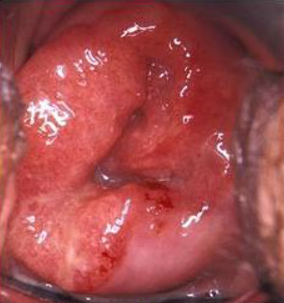
%> input picture Automatic_detection_and_Inpainting_of_specular_reflections_Othmane_2011/imgs/fig10_b.bmp, 284 x 303 px
$ octave main.m   (GNU Octave 9; MATLAB toolbox functions it lacks are replaced by stand-ins)
%> lines starting %> are read from the running program, lines starting %| are printed output that depends on the picture; in (x1, y1, x2, y2) boxes, pixels count from 0 and x2, y2 are one past the last pixel; in counts of white or black regions, pixels touching at a corner belong together; the program's own positions count from 1
%> further down, img is the input picture: size 303x284x3 uint8; mean R, G, B 159.9, 73.9, 75
### Automatic_detection_and_Inpainting_of_specular_reflections_Othmane_2011/SpecularDetectionMeslouhi2011.m
function [specular_mask] = SpecularDetectionMeslouhi2011(img)

    % Step 1 Imange Enhancement
    enhanced = ReflectionEnhance(im2double(img));
%     enhanced = im2uint8(enhanced);
%     imshow([img enhanced]);

    % Step 2 Convertion to CIE-XYZ and then getting the lunminace(Y)
    enhanced_xyz = rgb2xyz(enhanced);
    Y = enhanced_xyz(:,:,2);

    % Step 3 Getting chromatic luminance(y)
    y = enhanced_xyz(:,:,2)./(enhanced_xyz(:,:,1) + enhanced_xyz(:,:,2) + enhanced_xyz(:,:,3));

    % Step 3 Getting Mask
    specular_mask = Y >= y;
    %dilated_mask = imdilate(specular_mask, strel("diamond", 1));
end

function [enhanced] = ReflectionEnhance(img)
    min_rgb = min(img, [], [3]);
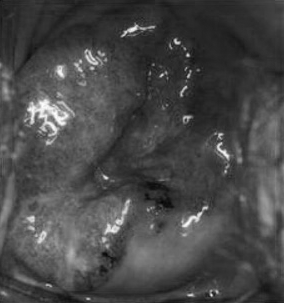
%> min_rgb: size 303x284 double; min 0.0118, max 0.996, mean 0.283
    max_rgb = max(img, [], [3]);
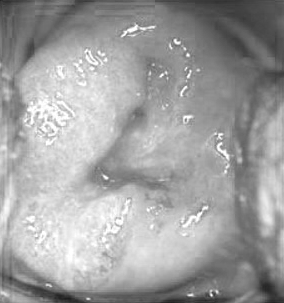
%> max_rgb: size 303x284 double; min 0.114, max 1, mean 0.627
    s = min_rgb ./ max_rgb;
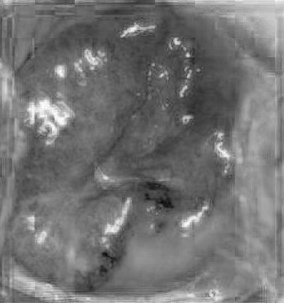
%> s: size 303x284 double; min 0.0222, max 1, mean 0.453
    enhanced = s.*img;
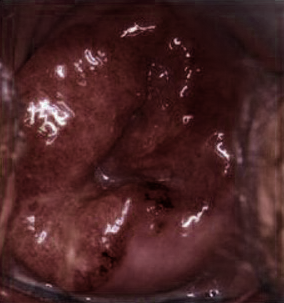
%> enhanced: size 303x284x3 double; mean R, G, B 0.283, 0.141, 0.143
end

### Automatic_detection_and_Inpainting_of_specular_reflections_Othmane_2011/main.m
clc;
clear all;
close all;
dbstop if error

addpath ./lib

%% Detection
img_path = 'imgs/fig10_b.bmp';
%img_path = 'imgs/image-0001615.png';
img = imread(img_path);
specular_mask = SpecularDetectionMeslouhi2011(img);
%> in SpecularDetectionMeslouhi2011, `enhanced_xyz = rgb2xyz(enhanced);`: enhanced_xyz: size 303x284x3 double; mean of channels 1, 2, 3 0.0481, 0.0385, 0.0316
%> in SpecularDetectionMeslouhi2011, `y = enhanced_xyz(:,:,2)./(enhanced_xyz(:,:,1) + enhanced_xyz(:,:,2) + ..`:
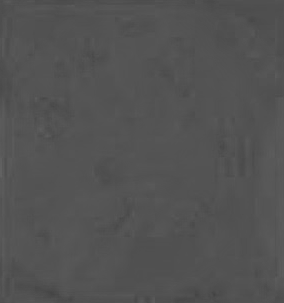
%> y: size 303x284 double; min 0.26, max 0.387, mean 0.327
%> in SpecularDetectionMeslouhi2011, `specular_mask = Y >= y;`:
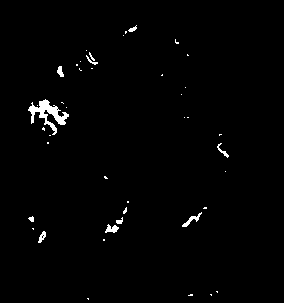
%> specular_mask: size 303x284 logical; 1.2% white; 43 white regions (33 under 20 px), largest, box (x1, y1, x2, y2) and area: (28, 99, 69, 135) 513, (182, 212, 202, 227) 82, (105, 224, 119, 233) 74
%dilated_mask = imdilate(specular_mask, strel("diamond", 1));
imshowpair(img, specular_mask, 'montage');
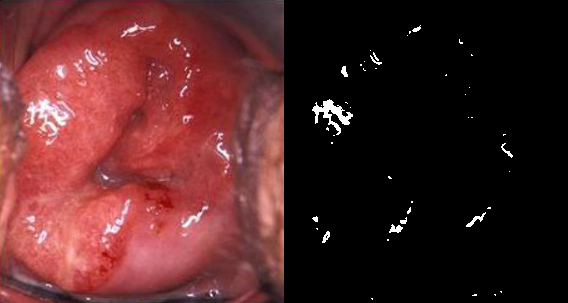
%> displayed picture: size 303x568x3, on the screen's scale of 0 to 255; mean R, G, B 81, 37.5, 38

%% Inpaiting
%result = inpainting(img, specular_mask, 0.05);

$ run again, with Automatic_detection_and_Inpainting_of_specular_reflections_Othmane_2011/imgs/image-0001615.png saved as Automatic_detection_and_Inpainting_of_specular_reflections_Othmane_2011/imgs/fig10_b.bmp
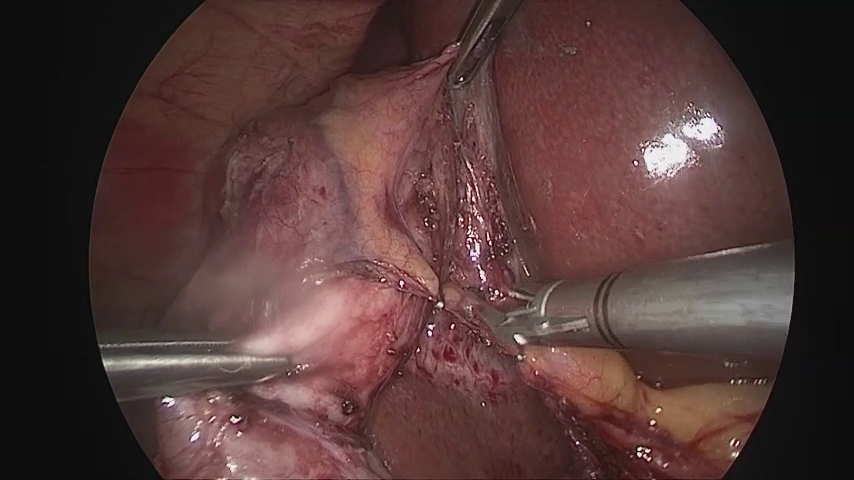
%> input picture Automatic_detection_and_Inpainting_of_specular_reflections_Othmane_2011/imgs/image-0001615.png, 854 x 480 px
%> img is the input picture: size 480x854x3 uint8; mean R, G, B 83, 57.1, 55.4
%> enhanced_xyz: size 480x854x3 double; mean of channels 1, 2, 3 0.0406, 0.0377, 0.0351
%> in SpecularDetectionMeslouhi2011, `specular_mask = Y >= y;`:
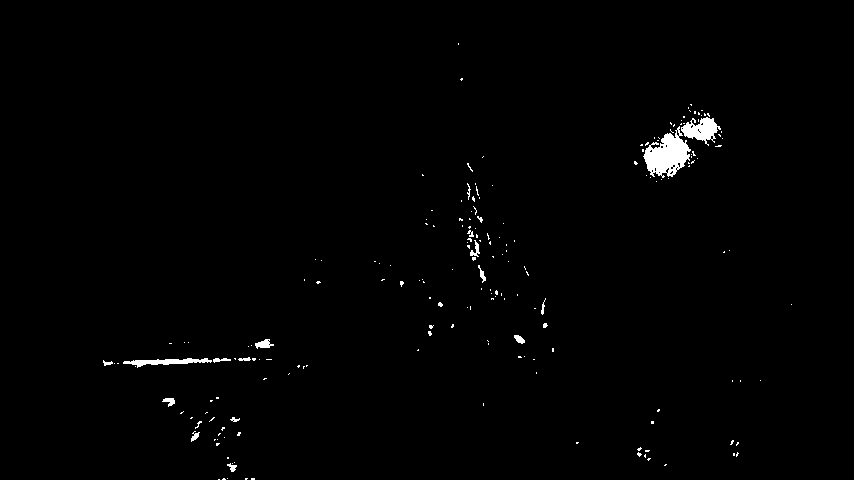
%> specular_mask: size 480x854 logical; 0.94% white; 196 white regions (178 under 20 px), largest, box (x1, y1, x2, y2) and area: (643, 126, 691, 178) 1350, (681, 117, 721, 146) 600, (123, 358, 212, 368) 396
%> `imshowpair(img, specular_mask, 'montage');`:
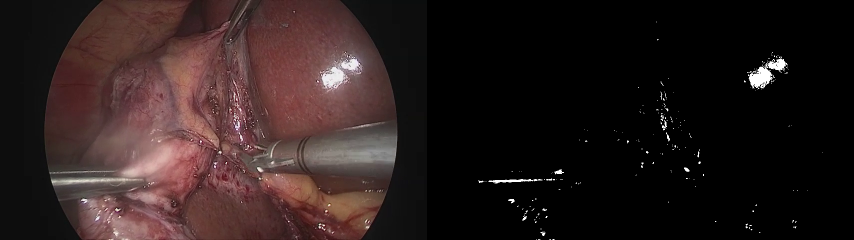
%> displayed picture: size 480x1708x3, on the screen's scale of 0 to 255 (shown at 1/2 size); mean R, G, B 42.7, 29.7, 28.9
